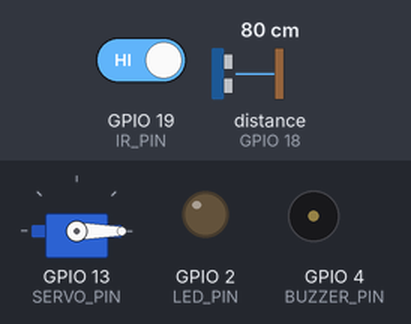
This sketch was run on a simulated ESP32. On the bench: servo, output pins drawn as LEDs (lit = HIGH), buzzer (waves = sounding, pin HIGH). Inputs (shaded band) come from the test bench; at power-on: GPIO 19 (IR_PIN) HIGH, distance to the obstacle (sensor on GPIO 18) 80 cm. The echo pulse lasts 58.3 µs per cm; WiFi joins after 1.5 s; servers stay silent unless stated; no MQTT or app messages arrive unless stated; what the sketch prints to the serial monitor is not drawn.

Above: at 1.55 s.
At 60.05 s:
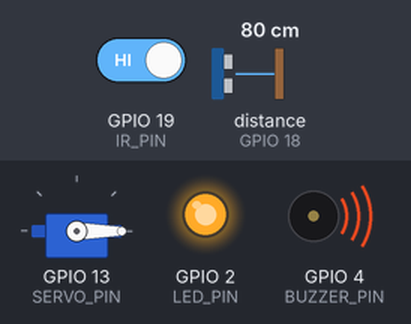
At 61.3 s:
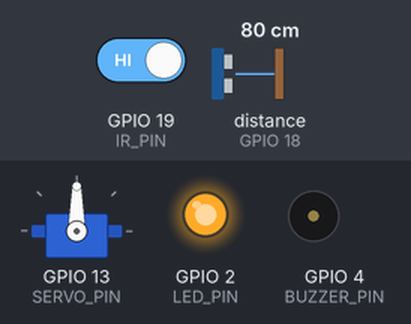
Timing chart, 0 to 79.5 s (numbered marks = the images above):
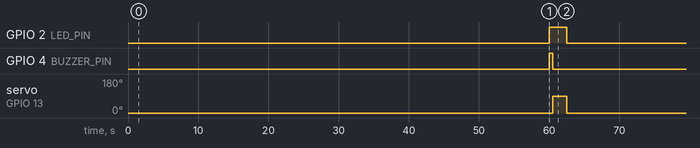

The sketch:

firmware.ino
```cpp
#include <WiFi.h>
#include <PubSubClient.h>
#include <ArduinoJson.h>
#include <ESP32Servo.h>
#include <NewPing.h>

// --- NETWORK CONFIG ---
const char* ssid = "WIFI NAME";
const char* password = "WIFI PASSOWORD";
const char* mqtt_server = "broker.hivemq.com"; // [cite: 858]

// --- PIN ASSIGNMENTS (Based on Figure 3.13) ---
#define SERVO_PIN      13 // [cite: 722, 803]
#define TRIG_PIN       5  // [cite: 739, 799]
#define ECHO_PIN       18 // [cite: 739, 798]
#define IR_PIN         19 // [cite: 741, 800]
#define BUZZER_PIN     4  // [cite: 599, 808]
#define LED_PIN        2  // [cite: 599, 810]

// --- AUTONOMOUS SETTINGS ---
const int lowFoodThreshold = 20;       // Auto-feed if level < 20% [cite: 663]
const unsigned long feedCooldown = 60000; // 1 minute delay between auto-feeds
unsigned long lastAutoFeedTime = 0;

WiFiClient espClient;
PubSubClient client(espClient);
Servo feederServo;
NewPing sonar(TRIG_PIN, ECHO_PIN, 200);

void dispenseFood();
void sendTelemetry(int level, bool jammed);
void reconnect();

void callback(char* topic, byte* payload, unsigned int length) {
  StaticJsonDocument<200> doc;
  deserializeJson(doc, payload, length);
  if (String(doc["action"]) == "feed") {
    Serial.println("Dashboard command: Dispensing..."); // [cite: 155]
    dispenseFood();
  }
}

void setup() {
  Serial.begin(115200);
  pinMode(IR_PIN, INPUT); // [cite: 653]
  pinMode(BUZZER_PIN, OUTPUT);
  pinMode(LED_PIN, OUTPUT); // [cite: 838]

  WiFi.begin(ssid, password);
  while (WiFi.status() != WL_CONNECTED) { delay(500); Serial.print("."); }
  Serial.println("\n✅ Connected. IP: " + WiFi.localIP().toString()); // [cite: 654, 838]

  client.setServer(mqtt_server, 1883);
  client.setCallback(callback);

  ESP32PWM::allocateTimer(0);
  feederServo.attach(SERVO_PIN, 500, 2400); // [cite: 834]
  feederServo.write(0);
}

void loop() {
  if (!client.connected()) reconnect();
  client.loop();

  unsigned long now = millis();

  // 1. Monitor Sensors [cite: 517, 638]
  int dist = sonar.ping_cm();
  int level = (dist > 0) ? constrain(map(dist, 2, 20, 100, 0), 0, 100) : 0; // [cite: 560, 847]
  bool jammed = (digitalRead(IR_PIN) == LOW); // [cite: 620, 701]

  // 2. Automatic Feeding Logic (Closed-Loop) [cite: 681, 700]
  if (level < lowFoodThreshold && (now - lastAutoFeedTime > feedCooldown) && !jammed) {
    Serial.println("AUTON: Low food detected. Actuating...");
    dispenseFood();
    lastAutoFeedTime = now;
  }

  // 3. Telemetry Update [cite: 154, 321]
  static unsigned long lastUpdate = 0;
  if (now - lastUpdate > 10000) {
    lastUpdate = now;
    sendTelemetry(level, jammed);
  }
}

void dispenseFood() {
  digitalWrite(LED_PIN, HIGH);    // Indicator ON [cite: 838]
  digitalWrite(BUZZER_PIN, HIGH); // Sound Alert [cite: 599, 837]
  delay(500);
  digitalWrite(BUZZER_PIN, LOW);

  feederServo.write(90); // Open gate [cite: 834]
  delay(2000);
  feederServo.write(0);  // Close gate

  digitalWrite(LED_PIN, LOW);     // Indicator OFF
}

void sendTelemetry(int level, bool jammed) {
  StaticJsonDocument<200> doc;
  doc["food_level"] = level;
  doc["jammed"] = jammed;
  doc["temperature"] = 24.5; // [cite: 285]

  char buffer[256];
  serializeJson(doc, buffer);
  client.publish("pawfeed/karyl/sensor", buffer); // [cite: 154, 302]
}

void reconnect() {
  while (!client.connected()) {
    if (client.connect("PawCareClient-karyl")) {
      client.subscribe("pawfeed/karyl/command"); // [cite: 155, 308]
    } else { delay(5000); }
  }
}
```

Measured:
- by itself, GPIO 2 (LED_PIN): alternates HIGH for 2.5 s and LOW for 57.5 s
- by itself, GPIO 4 (BUZZER_PIN): alternates HIGH for 0.50 s and LOW for 59.5 s
- by itself, servo on GPIO 13 (SERVO_PIN): alternates 90° for 2.0 s and 0° for 58.0 s
